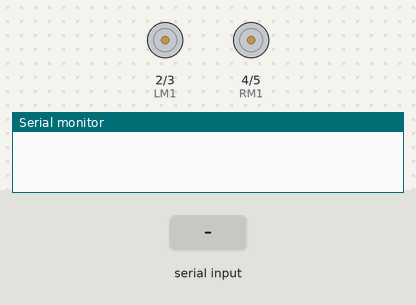
This sketch was run on a simulated Arduino Uno, built with avr-gcc and run on an emulated ATmega328P. Shown: motor-driver pin pairs drawn as motors (green arrow = first pin HIGH = forward, orange = second pin HIGH = backward, longer = more drive), the last lines printed to the serial monitor. The inputs (shaded band) are chosen by the test bench.

Above: at 1.2 s.
1.3 s: "for" received over Serial
At 2.2 s:
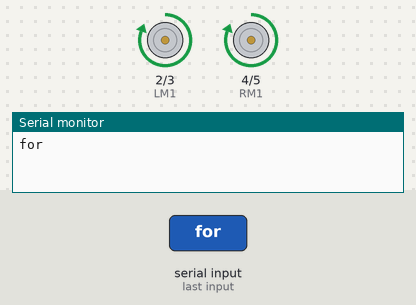
2.8 s: "back" received over Serial
At 3.5 s:
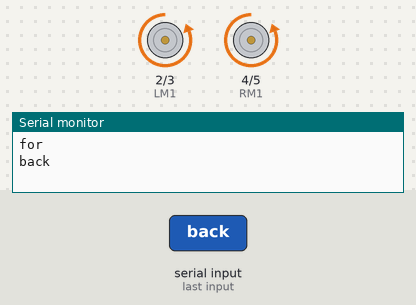
4.3 s: "left" received over Serial
At 4.6 s:
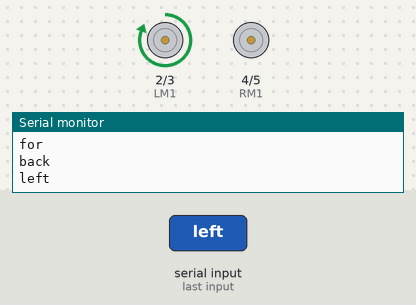
5.8 s: "right" received over Serial
At 7.0 s:
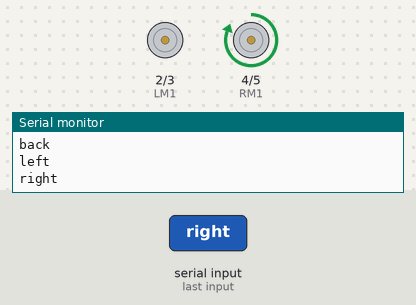
7.3 s: "leftf" received over Serial
At 8.2 s:
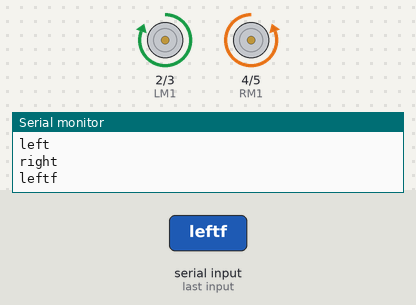
8.8 s: "rightf" received over Serial
At 9.5 s:
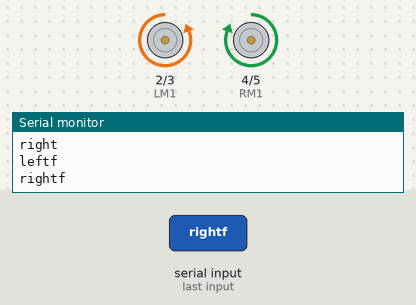
Timing chart, 0 to 11.3 s (numbered marks = the images above; inputs shaded):
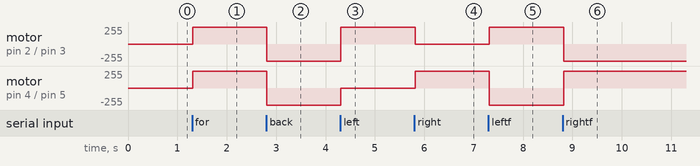

The sketch:

Bluetooth_Car.ino
```cpp
#define LM1 2       // left motor
#define LM2 3       // left motor
#define RM1 4       // right motor
#define RM2 5       // right motor
String readString;

void setup() {     // presenting pins as outputs

  pinMode(LM1, OUTPUT);
  pinMode(LM2, OUTPUT);
  pinMode(RM1, OUTPUT);
  pinMode(RM2, OUTPUT);
  Serial.begin(9600);

}

void loop() {
  while(Serial.available()){ // the code here is for bluetooth
  delay(3);
  char c = Serial.read();
  readString += c;
  }
  if(readString.length() > 0){ // when a certain button is pressed the reaction will be...
    Serial.println(readString);
  if(readString == "for"){

    digitalWrite(LM1, HIGH);
    digitalWrite(LM2, LOW);
    digitalWrite(RM1, HIGH);
    digitalWrite(RM2, LOW);
  }
  if(readString == "back"){

    digitalWrite(LM1, LOW);
    digitalWrite(LM2, HIGH);
    digitalWrite(RM1, LOW);
    digitalWrite(RM2, HIGH);

  }
  if(readString == "left"){

    digitalWrite(LM1, HIGH);
    digitalWrite(LM2, LOW);
    digitalWrite(RM1, LOW);
    digitalWrite(RM2, LOW);

  }
  if(readString == "right"){

    digitalWrite(LM1, LOW);
    digitalWrite(LM2, LOW);
    digitalWrite(RM1, HIGH);
    digitalWrite(RM2, LOW);
  }
  if(readString == "leftf"){

    digitalWrite(LM1, HIGH);
    digitalWrite(LM2, LOW);
    digitalWrite(RM1, LOW);
    digitalWrite(RM2, HIGH);

  }
  if(readString == "rightf"){

    digitalWrite(LM1, LOW);
    digitalWrite(LM2, HIGH);
    digitalWrite(RM1, HIGH);
    digitalWrite(RM2, LOW);
  }
  if(readString == "stop"){

    digitalWrite(LM1, LOW);
    digitalWrite(LM2, LOW);
    digitalWrite(RM1, LOW);
    digitalWrite(RM2, LOW);
  }
  }
  readString="";
  }
```

Measured:
- after the input at 1.3 s, motor on pin 2 (LM1) / pin 3 (LM2), motor on pin 4 (RM1) / pin 5 (RM2): stopped → forward 255/255 at once
- after the input at 2.8 s, motor on pin 2 (LM1) / pin 3 (LM2), motor on pin 4 (RM1) / pin 5 (RM2): forward 255/255 → backward 255/255 at once
- after the input at 4.3 s, motor on pin 2 (LM1) / pin 3 (LM2): backward 255/255 → forward 255/255 at once; motor on pin 4 (RM1) / pin 5 (RM2): backward 255/255 → stopped at once
- after the input at 5.8 s, motor on pin 2 (LM1) / pin 3 (LM2): forward 255/255 → stopped at once; motor on pin 4 (RM1) / pin 5 (RM2): stopped → forward 255/255 at once
- after the input at 7.3 s, motor on pin 2 (LM1) / pin 3 (LM2): stopped → forward 255/255 at once; motor on pin 4 (RM1) / pin 5 (RM2): forward 255/255 → backward 255/255 at once
- after the input at 8.8 s, motor on pin 2 (LM1) / pin 3 (LM2): forward 255/255 → backward 255/255 at once; motor on pin 4 (RM1) / pin 5 (RM2): backward 255/255 → forward 255/255 at once
